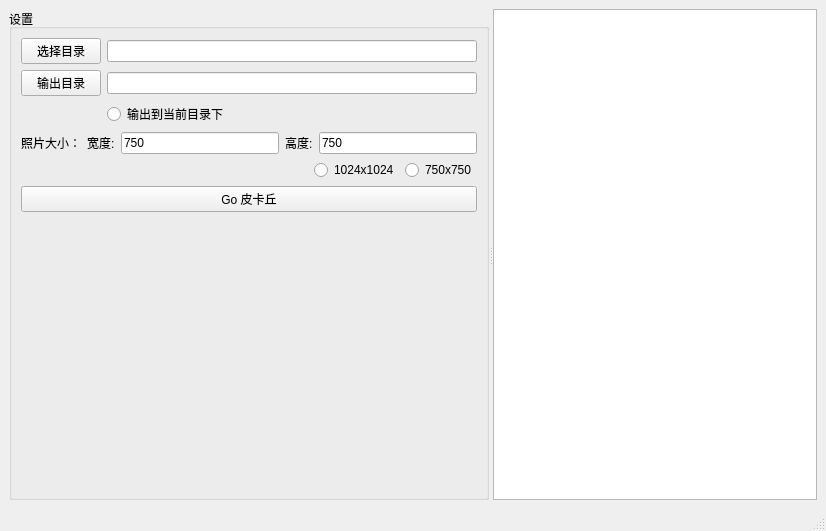
<?xml version="1.0" encoding="UTF-8"?>
<ui version="4.0">
 <class>MainWindow</class>
 <widget class="QMainWindow" name="MainWindow">
  <property name="geometry">
   <rect>
    <x>0</x>
    <y>0</y>
    <width>826</width>
    <height>531</height>
   </rect>
  </property>
  <property name="windowTitle">
   <string>MainWindow</string>
  </property>
  <widget class="QWidget" name="centralwidget">
   <layout class="QHBoxLayout" name="horizontalLayout_3">
    <item>
     <widget class="QSplitter" name="splitter">
      <property name="orientation">
       <enum>Qt::Horizontal</enum>
      </property>
      <widget class="QGroupBox" name="groupBox">
       <property name="title">
        <string>设置</string>
       </property>
       <layout class="QVBoxLayout" name="verticalLayout">
        <item>
         <layout class="QGridLayout" name="gridLayout">
          <item row="0" column="1">
           <widget class="QLineEdit" name="edInputDir"/>
          </item>
          <item row="0" column="0">
           <widget class="QPushButton" name="btnInputDir">
            <property name="text">
             <string>选择目录</string>
            </property>
           </widget>
          </item>
          <item row="2" column="1">
           <widget class="QLineEdit" name="edOutputDir"/>
          </item>
          <item row="2" column="0">
           <widget class="QPushButton" name="btnOutputDir">
            <property name="text">
             <string>输出目录</string>
            </property>
           </widget>
          </item>
          <item row="3" column="1">
           <widget class="QRadioButton" name="rBtnCurDir">
            <property name="text">
             <string>输出到当前目录下</string>
            </property>
           </widget>
          </item>
         </layout>
        </item>
        <item>
         <layout class="QHBoxLayout" name="horizontalLayout">
          <property name="sizeConstraint">
           <enum>QLayout::SetFixedSize</enum>
          </property>
          <item alignment="Qt::AlignHCenter">
           <widget class="QLabel" name="label">
            <property name="maximumSize">
             <size>
              <width>16777215</width>
              <height>16777215</height>
             </size>
            </property>
            <property name="text">
             <string>照片大小：</string>
            </property>
           </widget>
          </item>
          <item>
           <widget class="QLabel" name="label_3">
            <property name="maximumSize">
             <size>
              <width>16777215</width>
              <height>16777215</height>
             </size>
            </property>
            <property name="text">
             <string>宽度:</string>
            </property>
           </widget>
          </item>
          <item>
           <widget class="QLineEdit" name="edWidth">
            <property name="maximumSize">
             <size>
              <width>16777215</width>
              <height>16777215</height>
             </size>
            </property>
            <property name="text">
             <string>750</string>
            </property>
           </widget>
          </item>
          <item>
           <widget class="QLabel" name="label_4">
            <property name="maximumSize">
             <size>
              <width>16777215</width>
              <height>16777215</height>
             </size>
            </property>
            <property name="text">
             <string>高度:</string>
            </property>
           </widget>
          </item>
          <item>
           <widget class="QLineEdit" name="edHeight">
            <property name="maximumSize">
             <size>
              <width>16777215</width>
              <height>16777215</height>
             </size>
            </property>
            <property name="text">
             <string>750</string>
            </property>
           </widget>
          </item>
         </layout>
        </item>
        <item>
         <layout class="QHBoxLayout" name="horizontalLayout_2">
          <item>
           <spacer name="horizontalSpacer">
            <property name="orientation">
             <enum>Qt::Horizontal</enum>
            </property>
            <property name="sizeHint" stdset="0">
             <size>
              <width>40</width>
              <height>20</height>
             </size>
            </property>
           </spacer>
          </item>
          <item>
           <widget class="QRadioButton" name="rbtn800">
            <property name="text">
             <string>1024x1024</string>
            </property>
           </widget>
          </item>
          <item>
           <widget class="QRadioButton" name="rbtn400">
            <property name="text">
             <string>750x750</string>
            </property>
           </widget>
          </item>
         </layout>
        </item>
        <item>
         <widget class="QPushButton" name="btnStart">
          <property name="text">
           <string>Go 皮卡丘</string>
          </property>
         </widget>
        </item>
        <item>
         <spacer name="verticalSpacer">
          <property name="orientation">
           <enum>Qt::Vertical</enum>
          </property>
          <property name="sizeHint" stdset="0">
           <size>
            <width>20</width>
            <height>382</height>
           </size>
          </property>
         </spacer>
        </item>
       </layout>
      </widget>
      <widget class="QPlainTextEdit" name="plainTextEdit"/>
     </widget>
    </item>
   </layout>
  </widget>
  <widget class="QStatusBar" name="statusbar"/>
 </widget>
 <resources/>
 <connections/>
</ui>
